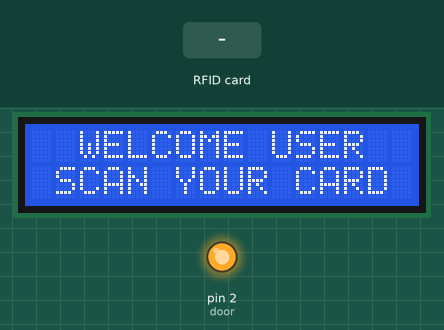
Simulated run of this sketch. Board: Arduino Uno, built with avr-gcc and run on an emulated ATmega328P. Parts: 16×2 character LCD, output pins drawn as LEDs (lit = HIGH). The test bench sets the inputs (shaded band). Pins used as bus, display or sensor lines are not drawn; what the sketch prints to the serial monitor is not drawn.

Above: at 1.3 s.
1.4 s: RFID card 21 01 24 78 28 held to the reader
At 2.5 s:
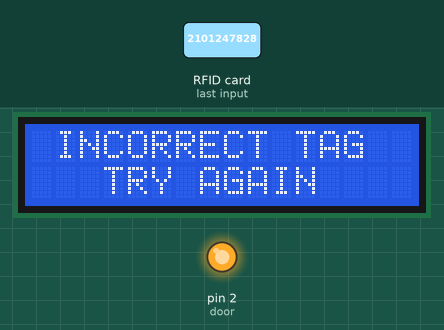
4.4 s: RFID card 21 01 61 90 28 held to the reader
7.4 s: RFID card 21 06 41 37 28 held to the reader
At 10.2 s:
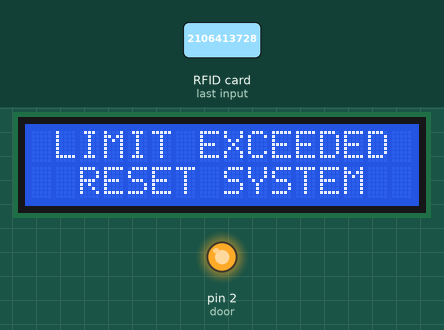
10.4 s: RFID card 5E 7A 19 C4 held to the reader
At 11.1 s:
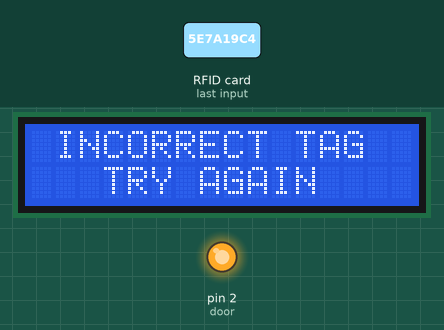
Timing chart, 0 to 13.4 s (numbered marks = the images above; inputs shaded):
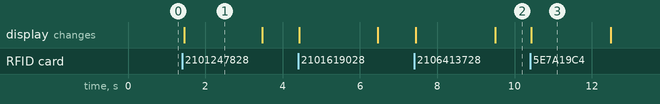

The sketch:

sketch_solenoid_lock_rfid.ino
```cpp
#include <SPI.h>
#include <MFRC522.h>
#include <LiquidCrystal_I2C.h>
#define SS_PIN 10
#define RST_PIN 9
#define ARRAYSIZE 10
#define door 2

LiquidCrystal_I2C lcd(0x27,16,2);
MFRC522 mfrc522(SS_PIN, RST_PIN);
int counter;
boolean invalidCard = true;

char *accessCards[] = { "2101247828", "2101619028", "2106413728" };

void setup()
{
  Serial.begin(9600);
  SPI.begin();
  mfrc522.PCD_Init();
  pinMode(door,OUTPUT);
  digitalWrite(door, HIGH);
  lcd.init();
  lcd.backlight();
  welcome();
}
void loop()
{
  if ( ! mfrc522.PICC_IsNewCardPresent())
  {
    return;
  }
  if ( ! mfrc522.PICC_ReadCardSerial())
  {
    return;
  }

  Serial.println("this is ok");
  String content= "";
  for (byte i = 0; i < mfrc522.uid.size; i++)
  {
    content.concat(String(mfrc522.uid.uidByte[i] < 0x10 ? "0" : ""));
    content.concat(String(mfrc522.uid.uidByte[i], DEC));
  }
  content.toUpperCase();
  Serial.println(content);

  for(int i=0;i<sizeof(accessCards);i++)
  {
    if ((String)accessCards[i] == content)
    {
      invalidCard = false;
      lcd.clear();
      lcd.setCursor(1,0);
      lcd.print("ACCESS GRANTED");
      counter=0;
      digitalWrite(door, LOW);
      delay(5000);
      digitalWrite(door, HIGH);
      welcome();
    }
  }

  /*if (content == "2101247828")
  {
    lcd.clear();
    lcd.setCursor(1,0);
    lcd.print("ACCESS GRANTED");
    counter=0;
    digitalWrite(2, LOW);
    delay(5000);
    digitalWrite(2, HIGH);
    welcome();
  }*/

  if(invalidCard) {
    counter+=1;
    lcd.clear();
    lcd.setCursor(1,0);
    lcd.print("INCORRECT TAG");
    lcd.setCursor(3,1);
    lcd.print("TRY AGAIN");
    delay(2000);
    welcome();
  }
  invalidCard = true;

  if(counter>=3)
  {
    lcd.clear();
    lcd.setCursor(1,0);
    lcd.print("LIMIT EXCEEDED");
    lcd.setCursor(2,1);
    lcd.print("RESET SYSTEM");
  }
}

void welcome()
{
  lcd.clear();
  lcd.setCursor(2,0);
  lcd.print("WELCOME USER");
  lcd.setCursor(1,1);
  lcd.print("SCAN YOUR CARD");
}
```

Measured:
- after the input at 1.4 s, the display: changes after 0.05 s (image 1)
- after the input at 7.4 s, the display: first changes at once (image 2 shows a later state)
- after the input at 10.4 s, the display: changes at once (image 3)
- what the display in image 1 shows lasts 2.0 s, from 1.5 s to 3.5 s
- what the display in image 3 shows lasts 2.1 s, from 10.4 s to 12.5 s
